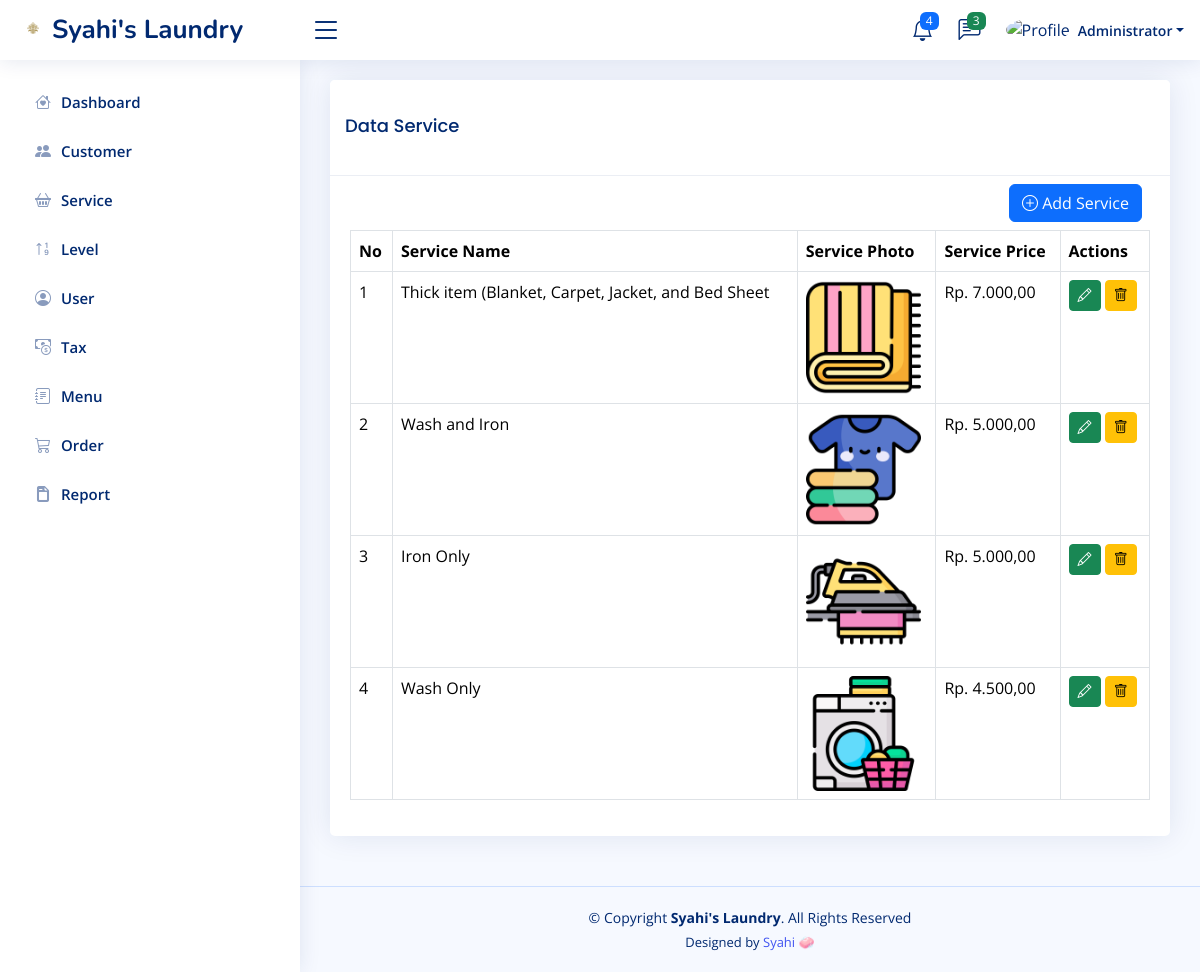
The page /home.php?page=service (signed in) on the database its author committed.
### tables this page shows
CREATE TABLE `level_menus` (
  `id` int(11) NOT NULL,
  `level_id` int(11) NOT NULL,
  `menu_id` int(11) NOT NULL,
  `created_at` timestamp NOT NULL DEFAULT current_timestamp(),
  `updated_at` timestamp NULL DEFAULT NULL ON UPDATE current_timestamp()
);

CREATE TABLE `menus` (
  `id` int(11) NOT NULL,
  `name` varchar(30) NOT NULL,
  `icon` varchar(30) NOT NULL,
  `link` varchar(35) NOT NULL,
  `order` int(11) NOT NULL,
  `created_at` timestamp NOT NULL DEFAULT current_timestamp(),
  `updated_at` timestamp NULL DEFAULT NULL ON UPDATE current_timestamp()
);

CREATE TABLE `services` (
  `id` int(11) NOT NULL,
  `service_name` varchar(50) NOT NULL,
  `service_price` int(11) NOT NULL,
  `service_description` text NOT NULL,
  `service_photo` varchar(255) DEFAULT NULL,
  `created_at` timestamp NOT NULL DEFAULT current_timestamp(),
  `updated_at` timestamp NULL DEFAULT NULL ON UPDATE current_timestamp()
);

### pages/service.php (the view, shortened to what this page needs)
<?php
$q_services = mysqli_query($config, "SELECT * FROM services ORDER BY id DESC");
$services = mysqli_fetch_all($q_services, MYSQLI_ASSOC);
?>
<!DOCTYPE html>
<html lang="en">
<head>
</head>
<body>
    <div class="row">
        <div class="col-sm-12">
            <div class="card">
                <div class="card-header">
                    <h3 class="card-title">Data Service</h3>
                </div>
                <div class="card-body">
                    <div class="d-flex justify-content-end p-2">
                        <a href="?page=tambah-service" class="btn btn-primary bi bi-plus-circle"> Add Service</a>
                    </div>
                    <table class="table table-bordered">
                        <tr>
                            <th>No</th>
                            <th>Service Name</th>
                            <th>Service Photo</th>
                            <th>Service Price</th>
                            <th>Actions</th>
                        </tr>
                        <?php
                        foreach ($services as $key => $v) {
                            ?>
                            <tr>
                                <td><?php echo $key + 1 ?></td>
                                <td><?php echo $v['service_name'] ?></td>
                                <td>
                                    <img src="<?php echo $v['service_photo'] ?>" width="115">
                                </td>
                                <td>Rp. <?php echo number_format($v['service_price'], 2, ',', '.') ?></td>
                                <td>
                                    <a href="?page=tambah-service&edit=<?php echo $v['id'] ?>"
                                        class="btn btn-success btn-sm">
                                        <i class="bi bi-pencil"></i>
                                        </a>
                                    <a href="?page=service&delete=<?php echo $v['id'] ?>" class="btn btn-warning btn-sm"
                                        onclick="return confirm('Are you sure you want to delete this service?')">
                                        <i class="bi bi-trash"></i>
                                        </a>
                                </td>
                            </tr>
                        <?php } ?>
                    </table>
                </div>
            </div>
        </div>
    </div>
</body>
</html>

### home.php (shortened to what this page needs)
<?php
include 'config/config.php';
$currentPage = isset($_GET['page']) ? $_GET['page'] : 'dashboard';
$level_id = $_SESSION['LEVEL_ID'] ?? '';
$extraAccess = [
    3 => ['report'],
    2 => ['tambah-customer'],
    1 => ['add-role-menu', 'report', 'tambah-service', 'tambah-level', 'tambah-customer', 'tambah-menu', 'tambah-user', 'tax', 'tambah-tax'],
];
if (isset($extraAccess[$level_id]) && in_array($currentPage, $extraAccess[$level_id])) {
    $allowed_role = true;
} else {
    $query = mysqli_query($config, "SELECT * FROM menus
    JOIN level_menus ON level_menus.menu_id = menus.id WHERE level_id = '$level_id' ");
}
?>
<!DOCTYPE html>
<html lang="en">
<head>
    <link href="assets/vendor/bootstrap/css/bootstrap.min.css" rel="stylesheet">
    <link href="assets/vendor/bootstrap-icons/bootstrap-icons.css" rel="stylesheet">
    <link href="assets/vendor/boxicons/css/boxicons.min.css" rel="stylesheet">
    <link href="assets/vendor/quill/quill.snow.css" rel="stylesheet">
    <link href="assets/vendor/quill/quill.bubble.css" rel="stylesheet">
    <link href="assets/vendor/remixicon/remixicon.css" rel="stylesheet">
    <link href="assets/vendor/simple-datatables/style.css" rel="stylesheet">
    <link href="assets/css/style.css" rel="stylesheet">
</head>
<body>
    <?php include 'include/header.php' ?>
    <?php include 'include/sidebar.php' ?>
    <main id="main" class="main">
        <?php
        if (isset($_GET['page'])) {
            if (file_exists('pages/' . $_GET['page'] . '.php')) {
                include 'pages/' . $_GET['page'] . '.php';
            } else {
                include 'pages/notfound.php';
            }
        } else {
            include 'pages/dashboard.php';
        }
        ?>
    </main>
    <footer id="footer" class="footer">
        <div class="copyright">
            &copy; Copyright <strong><span>Syahi's Laundry</span></strong>. All Rights Reserved
        </div>
        <div class="credits">
            Designed by <a href="https://bootstrapmade.com/">Syahi 🧼</a>
        </div>
    </footer>
</body>
</html>

### include/header.php (shortened to what this page needs)
<header id="header" class="header fixed-top d-flex align-items-center">
    <div class="d-flex align-items-center justify-content-between">
        <a href="?page=dashboard" class="logo d-flex align-items-center">
            <img src="assets/img/logo.png" alt="">
            <span class="d-none d-lg-block">Syahi's Laundry</span>
        </a>
        <i class="bi bi-list toggle-sidebar-btn"></i>
    </div>
    <nav class="header-nav ms-auto">
        <ul class="d-flex align-items-center">
            <li class="nav-item dropdown">
                <a class="nav-link nav-icon" href="#" data-bs-toggle="dropdown">
                    <i class="bi bi-bell"></i>
                    <span class="badge bg-primary badge-number">4</span>
                </a>
            </li>
            <li class="nav-item dropdown">
                <a class="nav-link nav-icon" href="#" data-bs-toggle="dropdown">
                    <i class="bi bi-chat-left-text"></i>
                    <span class="badge bg-success badge-number">3</span>
                </a>
            </li>
            <li class="nav-item dropdown pe-3">
                <a class="nav-link nav-profile d-flex align-items-center pe-0" href="#" data-bs-toggle="dropdown">
                    <img src="assets/img/profile-img.jpg" alt="Profile" class="rounded-circle">
                    <span class="d-none d-md-block dropdown-toggle ps-2"><?php echo $_SESSION['NAME'] ?? '' ?></span>
                </a>
            </li>
        </ul>
    </nav>
</header>

### include/sidebar.php (shortened to what this page needs)
<?php
$level_id = $_SESSION['LEVEL_ID'] ?? '';
$queryLevelMenu = mysqli_query($config, "SELECT * FROM menus JOIN level_menus ON menus.id = level_menus.menu_id WHERE level_id  = '$level_id' ORDER BY `order` ASC");
$rowLevelMenus = mysqli_fetch_all($queryLevelMenu, MYSQLI_ASSOC);
?>
<aside id="sidebar" class="sidebar">
  <ul class="sidebar-nav" id="sidebar-nav">
    <?php foreach ($rowLevelMenus as $rowLevelMenu): ?>
      <li class="nav-item">
        <a class="nav-link collapsed" href="?page=<?php echo $rowLevelMenu['link'] ?>">
          <i class="<?php echo $rowLevelMenu['icon'] ?>"></i>
          <span><?php echo $rowLevelMenu['name'] ?></span>
        </a>
      </li>
    <?php endforeach ?>
      </ul>
</aside>

### assets/css/style.css (style rules this page uses)
:root { scroll-behavior: smooth; }
body { font-family: "Open Sans", sans-serif; background: #f6f9ff; color: #444444; }
a { color: #4154f1; text-decoration: none; }
h1, h2, h3, h4, h5, h6 { font-family: "Nunito", sans-serif; }
#main { margin-top: 60px; padding: 20px 30px; transition: all 0.3s; }
.card { margin-bottom: 30px; border: none; border-radius: 5px; box-shadow: 0px 0 30px rgba(1, 41, 112, 0.1); }
.card-header, .card-footer { border-color: #ebeef4; background-color: #fff; color: #798eb3; padding: 15px; }
.card-title { padding: 20px 0 15px 0; font-size: 18px; font-weight: 500; color: #012970; font-family: "Poppins", sans-serif; }
.card-body { padding: 0 20px 20px 20px; }
.logo { line-height: 1; }
@media (min-width: 1200px) { .logo { width: 280px; } }
.logo img { max-height: 26px; margin-right: 6px; }
.logo span { font-size: 26px; font-weight: 700; color: #012970; font-family: "Nunito", sans-serif; }
.header { transition: all 0.5s; z-index: 997; height: 60px; box-shadow: 0px 2px 20px rgba(1, 41, 112, 0.1); background-color: #fff; padding-left: 20px; }
.header .toggle-sidebar-btn { font-size: 32px; padding-left: 10px; cursor: pointer; color: #012970; }
.header-nav ul { list-style: none; }
.header-nav>ul { margin: 0; padding: 0; }
.header-nav .nav-icon { font-size: 22px; color: #012970; margin-right: 25px; position: relative; }
.header-nav .nav-profile { color: #012970; }
.header-nav .nav-profile img { max-height: 36px; }
.header-nav .nav-profile span { font-size: 14px; font-weight: 600; }
.header-nav .badge-number { position: absolute; inset: -2px -5px auto auto; font-weight: normal; font-size: 12px; padding: 3px 6px; }
.sidebar { position: fixed; top: 60px; left: 0; bottom: 0; width: 300px; z-index: 996; transition: all 0.3s; padding: 20px; overflow-y: auto; scrollbar-width: thin; scrollbar-color: #aab7cf transparent; box-shadow: 0px 0px 20px rgba(1, 41, 112, 0.1); background-color: #fff; }
@media (min-width: 1200px) { #main, #footer { margin-left: 300px; } }
.sidebar-nav { padding: 0; margin: 0; list-style: none; }
.sidebar-nav li { padding: 0; margin: 0; list-style: none; }
.sidebar-nav .nav-item { margin-bottom: 5px; }
.sidebar-nav .nav-link { display: flex; align-items: center; font-size: 15px; font-weight: 600; color: #4154f1; transition: 0.3; background: #f6f9ff; padding: 10px 15px; border-radius: 4px; }
.sidebar-nav .nav-link i { font-size: 16px; margin-right: 10px; color: #4154f1; }
.sidebar-nav .nav-link.collapsed { color: #012970; background: #fff; }
.sidebar-nav .nav-link.collapsed i { color: #899bbd; }
.footer { padding: 20px 0; font-size: 14px; transition: all 0.3s; border-top: 1px solid #cddfff; }
.footer .copyright { text-align: center; color: #012970; }
.footer .credits { padding-top: 5px; text-align: center; font-size: 13px; color: #012970; }

### rows shown on the page
level_menus: menu.name "Dashboard"
level_menus: menu.name "Customer"
level_menus: menu.name "Service"
level_menus: menu.name "Level"
level_menus: menu.name "User"
level_menus: menu.name "Tax"
level_menus: menu.name "Menu"
level_menus: menu.name "Order"
level_menus: menu.name "Report"
services: service_name "Thick item (Blanket, Carpet, Jacket, and Bed Sheet", service_photo (placeholder picture), service_price "7.000,00"
services: service_name "Wash and Iron", service_photo (picture), service_price "5.000,00"
services: service_name "Iron Only", service_photo (picture), service_price "5.000,00"
services: service_name "Wash Only", service_photo (picture), service_price "4.500,00"

### other values the page prints
$_SESSION['NAME'] "Administrator"
